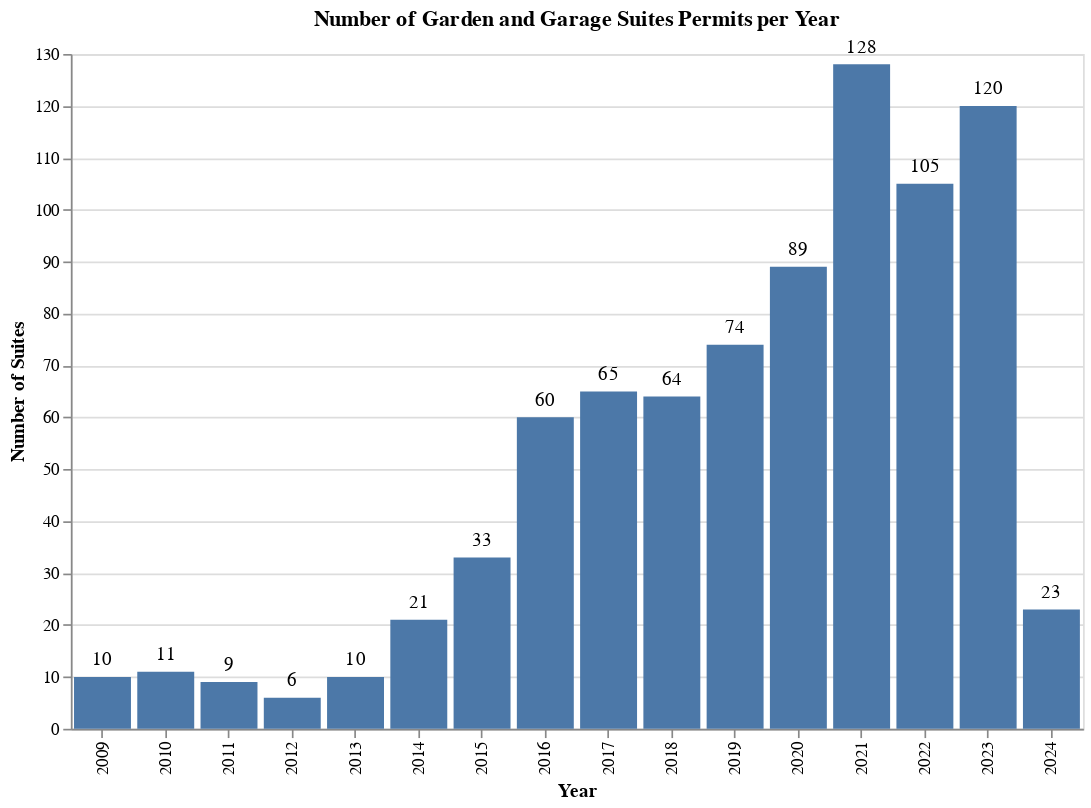

The notebook cell this image was saved under:
### Code cell
# Creating a bar chart
bars = alt.Chart(buildings_per_year_sorted).mark_bar().encode(
    x=alt.X('year:O', axis=alt.Axis(title='Year')),
    y=alt.Y('Number of Buildings:Q', axis=alt.Axis(title='Number of Suites'))
)

# Creating text marks to display the number on top of each bar
text = bars.mark_text(
    align='center',
    baseline='bottom',
    dy=-5  # Nudging the text a bit above the bars
).encode(
    text='Number of Buildings:Q'
)

# Layering the text marks on top of the bars
chart = (bars + text).properties(
    title='Number of Garden and Garage Suites Permits per Year',
    width=600,
    height=400
)

chart

### Figure 1 — Vega-Lite specification as saved in the notebook (floating-point values rounded to 4 significant figures)
{"config": {"view": {"continuousWidth": 300, "continuousHeight": 300}}, "layer": [{"mark": {"type": "bar"}, "encoding": {"x": {"axis": {"title": "Year"}, "field": "year", "type": "ordinal"}, "y": {"axis": {"title": "Number of Suites"}, "field": "Number of Buildings", "type": "quantitative"}}}, {"mark": {"type": "text", "align": "center", "baseline": "bottom", "dy": -5}, "encoding": {"text": {"field": "Number of Buildings", "type": "quantitative"}, "x": {"axis": {"title": "Year"}, "field": "year", "type": "ordinal"}, "y": {"axis": {"title": "Number of Suites"}, "field": "Number of Buildings", "type": "quantitative"}}}], "data": {"name": "data-3a95247f0253a324979f7c94350b43dc"}, "height": 400, "title": "Number of Garden and Garage Suites Permits per Year", "width": 600, "$schema": "https://vega.github.io/schema/vega-lite/v5.16.3.json", "datasets": {"data-3a95247f0253a324979f7c94350b43dc": [{"year": 2009, "Number of Buildings": 10}, {"year": 2010, "Number of Buildings": 11}, {"year": 2011, "Number of Buildings": 9}, {"year": 2012, "Number of Buildings": 6}, {"year": 2013, "Number of Buildings": 10}, {"year": 2014, "Number of Buildings": 21}, {"year": 2015, "Number of Buildings": 33}, {"year": 2016, "Number of Buildings": 60}, {"year": 2017, "Number of Buildings": 65}, {"year": 2018, "Number of Buildings": 64}, {"year": 2019, "Number of Buildings": 74}, {"year": 2020, "Number of Buildings": 89}, {"year": 2021, "Number of Buildings": 128}, {"year": 2022, "Number of Buildings": 105}, {"year": 2023, "Number of Buildings": 120}, {"year": 2024, "Number of Buildings": 23}]}}
